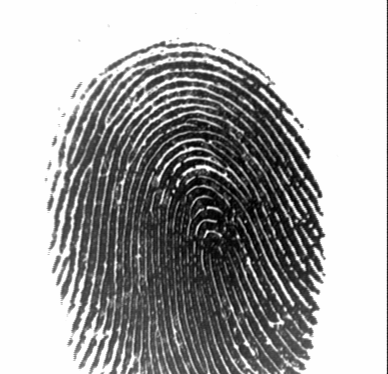
#> input picture 1.png, 388 x 374 px; the run also reads 1 picture not shown here
$ python main.py   (older library calls are emulated)
#> lines starting #> are read from the running program, lines starting #| are printed output that depends on the picture; after the words box and inside, x2 and y2 are one past the last pixel; in counts of white or black regions, pixels touching at a corner belong together
### finger.py
# pip install opencv-python
import math

import cv2
# pip install scikit-image
# pip install numpy
import numpy as np

_sigma_conv = (3.0 / 2.0) / ((6 * math.log(10)) ** 0.5)
mcc_sigma_s = 7.0
mcc_tau_psi = 400.0
mcc_mu_psi = 1e-2


def Gs(t_sqr):
    """Gaussian function with zero mean and mcc_sigma_s standard deviation, see eq. (7) in MCC paper"""
    return np.exp(-0.5 * t_sqr / (mcc_sigma_s ** 2)) / (math.tau ** 0.5 * mcc_sigma_s)


def Psi(v):
    """Sigmoid function that limits the contribution of dense minutiae clusters, see eq. (4)-(5) in MCC paper"""
    return 1. / (1. + np.exp(-mcc_tau_psi * (v - mcc_mu_psi)))


def _gabor_sigma(ridge_period):
    return _sigma_conv * ridge_period


def gabor_kernel(period, orientation):
    f = cv2.getGaborKernel(_gabor_size(period), _gabor_sigma(period), np.pi / 2 - orientation, period, gamma=1, psi=0)
    f /= f.sum()
    f -= f.mean()
    return f


def _gabor_size(ridge_period):
    p = int(round(ridge_period * 2 + 1))
    if p % 2 == 0:
        p += 1
    return (p, p)


def compute_crossing_number(values):
    return np.count_nonzero(values < np.roll(values, -1))


def compute_next_ridge_following_directions(previous_direction, values):
    next_positions = np.argwhere(values != 0).ravel().tolist()
    if len(next_positions) > 0 and previous_direction != 8:
        # There is a previous direction: return all the next directions, sorted according to the distance from it,
        # except the direction, if any, that corresponds to the previous position
        next_positions.sort(key=lambda d: 4 - abs(abs(d - previous_direction) - 4))
        if next_positions[-1] == (
                previous_direction + 4) % 8:  # the direction of the previous position is the opposite one
            next_positions = next_positions[:-1]  # removes it
    return next_positions


def follow_ridge_and_compute_angle(x, y, nd_lut, cn_values, cn, xy_steps, d=8):
    px, py = x, y
    length = 0.0
    while length < 20:  # max length followed
        next_directions = nd_lut[cn_values[py, px]][d]
        if len(next_directions) == 0:
            break
        # Need to check ALL possible next directions
        if (any(cn[py + xy_steps[nd][1], px + xy_steps[nd][0]] != 2 for nd in next_directions)):
            break  # another minutia found: we stop here
        # Only the first direction has to be followed
        d = next_directions[0]
        ox, oy, l = xy_steps[d]
        px += ox;
        py += oy;
        length += l
    # check if the minimum length for a valid direction has been reached
    return math.atan2(-py + y, px - x) if length >= 10 else None


def imageProcess(img):
#> called with img = './1.png'
    fingerprint = cv2.imread(img, cv2.IMREAD_GRAYSCALE)
#> fingerprint is the input picture: shape (374, 388); min 1, max 254, mean 169.5
    # print(fingerprint)
    # cv2.imshow(f'Fingerprint with size (w,h): {fingerprint.shape[::-1]}',fingerprint)
    gx, gy = cv2.Sobel(fingerprint, cv2.CV_32F, 1, 0), cv2.Sobel(fingerprint, cv2.CV_32F, 0, 1)
    gx2, gy2 = gx ** 2, gy ** 2
    gm = np.sqrt(gx2 + gy2)
    sum_gm = cv2.boxFilter(gm, -1, (25, 25), normalize=False)
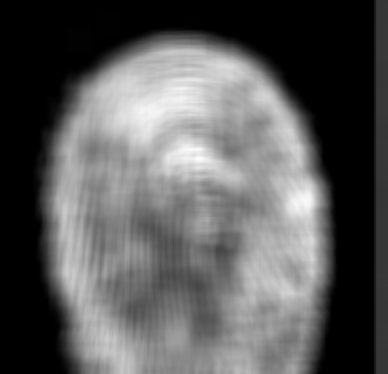
#> sum_gm: shape (374, 388) float32; min 0, max 233211.8, mean 82539.9; drawn with min black and max white
    thr = sum_gm.max() * 0.2
#> thr = 46642.4
    mask = cv2.threshold(sum_gm, thr, 255, cv2.THRESH_BINARY)[1].astype(np.uint8)
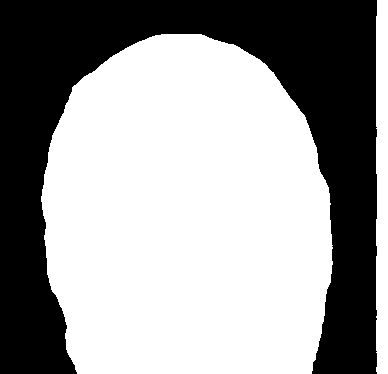
#> mask: shape (374, 388); 60.9% white; 1 black region, box (x1, y1, x2, y2) and area: (0, 0, 377, 374) 56722
    W = (23, 23)  # 我们定义一个23x23的窗口
    gxx = cv2.boxFilter(gx2, -1, W, normalize=False)  # 在给定的滑动窗口大小下，对每个窗口内的像素值进行快速相加求和
    gyy = cv2.boxFilter(gy2, -1, W, normalize=False)
    gxy = cv2.boxFilter(gx * gy, -1, W, normalize=False)  # gx * gy
    gxx_gyy = gxx - gyy
    gxy2 = 2 * gxy
    orientations = (cv2.phase(gxx_gyy, -gxy2) + np.pi) / 2  # '-' to adjust for y axis direction phase函数计算方向场
    sum_gxx_gyy = gxx + gyy
    strengths = np.divide(cv2.sqrt((gxx_gyy ** 2 + gxy2 ** 2)), sum_gxx_gyy, out=np.zeros_like(gxx),
                          where=sum_gxx_gyy != 0)  # 计算置信度，也就是计算在W 中有多少梯度有同样的方向，自然数量越多，计算的结果越可靠
    region = fingerprint[10:90, 80:130]
    smoothed = cv2.blur(region, (5, 5), -1)
    xs = np.sum(smoothed, 1)  # the x-signature of the region
#> xs = 80 values, max 12700 at index 0, min 8279 at index 76, mean 11665.8
    # Find the indices of the x-signature local maxima
    local_maxima = np.nonzero(np.r_[False, xs[1:] > xs[:-1]] & np.r_[xs[:-1] >= xs[1:], False])[0]
#> local_maxima = [20, 34, 61, 78]
    distances = local_maxima[1:] - local_maxima[:-1]
#> distances = [14, 27, 17]
    ridge_period = np.average(distances)
#> ridge_period = 19.33
    # print(ridge_period)
    or_count = 8
    gabor_bank = [gabor_kernel(ridge_period, o) for o in np.arange(0, np.pi, np.pi / or_count)]
#> in _gabor_size, `p = int(round(ridge_period * 2 + 1))`: p = 40
#> in _gabor_size, `p += 1`: p = 41
#> in gabor_kernel (call 8), `f = cv2.getGaborKernel(_gabor_size(period), _gabor_sigma(period), np.p..`:
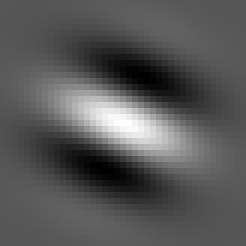
#> f: shape (41, 41) float64 (shown 6 times larger); min -0.513, max 1, mean 0.00839; drawn with min black and max white
#> gabor_bank = 8 items
    nf = 255 - fingerprint
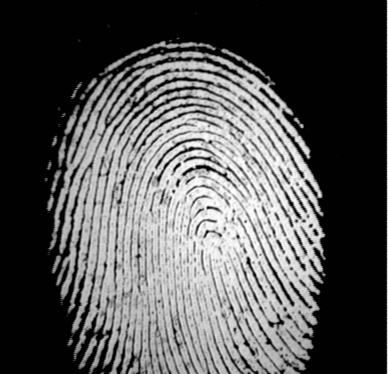
#> nf: shape (374, 388); min 1, max 254, mean 85.5
    all_filtered = np.array([cv2.filter2D(nf, cv2.CV_32F, f) for f in gabor_bank])
    # print(type(gabor_bank[0]))
    y_coords, x_coords = np.indices(fingerprint.shape)
    # For each pixel, find the index of the closest orientation in the gabor bank
    orientation_idx = np.round(((orientations % np.pi) / np.pi) * or_count).astype(np.int32) % or_count
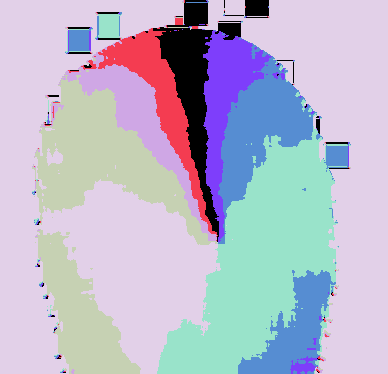
#> orientation_idx: shape (374, 388) int32; 8 distinct labels, from 0 to 7; one colour per label, 0 black
    # Take the corresponding convolution result for each pixel, to assemble the final result
    filtered = all_filtered[orientation_idx, y_coords, x_coords]
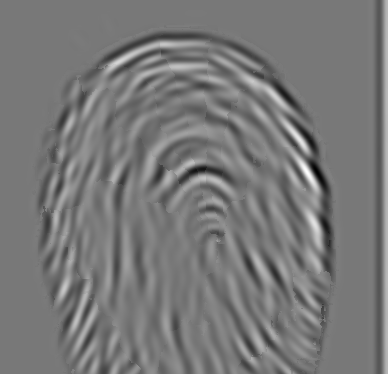
#> filtered: shape (374, 388) float32; min -719.3, max 799.9, mean 0; drawn with min black and max white
    # Convert to gray scale and apply the mask
    enhanced = mask & np.clip(filtered, 0, 255).astype(np.uint8)
    # Binarization
    _, ridge_lines = cv2.threshold(enhanced, 32, 255, cv2.THRESH_BINARY)  # enhanced 是增强之后的图像
#> ridge_lines: shape (374, 388); 24.7% white; 55 white regions (10 under 20 px), largest, box (x1, y1, x2, y2) and area: (115, 62, 328, 283) 5640, (138, 116, 261, 303) 3887, (46, 41, 213, 253) 3165
    skeleton = cv2.ximgproc.thinning(ridge_lines, thinningType=cv2.ximgproc.THINNING_GUOHALL)
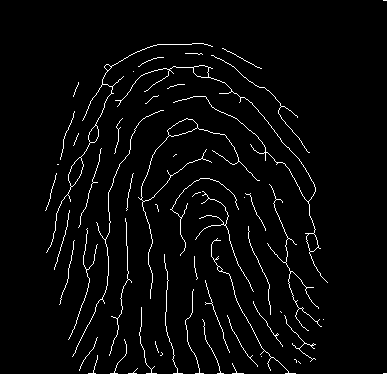
#> skeleton: shape (374, 388); 3.3% white in thin lines or dots, all inside (x1, y1, x2, y2) = (45, 0, 388, 374)
    # Create a filter that converts any 8-neighborhood into the corresponding byte value [0,255]
    cn_filter = np.array([[1, 2, 4],
                          [128, 0, 8],
                          [64, 32, 16]
                          ])
    # Create a lookup table that maps each byte value to the corresponding crossing number
    all_8_neighborhoods = [np.array([int(d) for d in f'{x:08b}'])[::-1] for x in range(256)]
    cn_lut = np.array([compute_crossing_number(x) for x in all_8_neighborhoods]).astype(np.uint8)
    # Skeleton: from 0/255 to 0/1 values
    skeleton01 = np.where(skeleton != 0, 1, 0).astype(np.uint8)
    # 应用设计好的filter，将8领域转换为0-255的byte
    cn_values = cv2.filter2D(skeleton01, -1, cn_filter, borderType=cv2.BORDER_CONSTANT)
    # 使用查找表，获取crossing numbers的值
    cn = cv2.LUT(cn_values, cn_lut)
    # Keep only crossing numbers on the skeleton
    cn[skeleton == 0] = 0
    # crossing number == 1 --> Termination, crossing number == 3 --> Bifurcation
    minutiae = [(x, y, cn[y, x] == 1) for y, x in zip(*np.where(np.isin(cn, [1, 3])))]
#> minutiae = 252 items, first 6: (383, 0, True), (212, 46, True), (222, 48, True), (185, 53, True), (202, 54, True), (211, 55, True)
    # A 1-pixel background border is added to the mask before computing the distance transform
    mask_distance = cv2.distanceTransform(cv2.copyMakeBorder(mask, 1, 1, 1, 1, cv2.BORDER_CONSTANT), cv2.DIST_C, 3)[
                    1:-1, 1:-1]
    filtered_minutiae = list(filter(lambda m: mask_distance[m[1], m[0]] > 10, minutiae))
#> filtered_minutiae = 185 items, first 6: (185, 53, True), (202, 54, True), (211, 55, True), (163, 57, True), (138, 66, True), (193, 67, False)
    # print(filtered_minutiae)

    r2 = 2 ** 0.5  # sqrt(2)

    # The eight possible (x, y) offsets with each corresponding Euclidean distance
    xy_steps = [(-1, -1, r2), (0, -1, 1), (1, -1, r2), (1, 0, 1), (1, 1, r2), (0, 1, 1), (-1, 1, r2), (-1, 0, 1)]

    # LUT: for each 8-neighborhood and each previous direction [0,8],
    #      where 8 means "none", provides the list of possible directions
    nd_lut = [[compute_next_ridge_following_directions(pd, x) for pd in range(9)] for x in all_8_neighborhoods]

    valid_minutiae = []
    for x, y, term in filtered_minutiae:
        d = None
        if term:  # termination: simply follow and compute the direction
            d = follow_ridge_and_compute_angle(x, y, d=8, nd_lut=nd_lut, cn_values=cn_values, cn=cn, xy_steps=xy_steps)
        else:  # bifurcation: follow each of the three branches
            dirs = nd_lut[cn_values[y, x]][8]  # 8 means: no previous direction
            if len(dirs) == 3:  # only if there are exactly three branches
                angles = [follow_ridge_and_compute_angle(x + xy_steps[d][0], y + xy_steps[d][1], d=d, nd_lut=nd_lut,
                                                         cn_values=cn_values, cn=cn, xy_steps=xy_steps) for d in dirs]
                if all(a is not None for a in angles):
                    a1, a2 = min(((angles[i], angles[(i + 1) % 3]) for i in range(3)),
                                 key=lambda t: abs(t[0] - t[1]))
                    d = (a1 + a2) / 2
        if d is not None:
            valid_minutiae.append((x, y, term, d))
#> this loop made 185 passes
#> (x, y, term, dirs, angles, a1) on passes 6, 34, 36, 39, 40, 49, 53: (193, 67, False, [2, 5, 7], [0, -0.571, 3.14], 0), (95, 125, False, [1, 3, 6], [1.08, -1.75, -1.89], -1.75), (197, 127, False, [1, 4, 6], [2.76, -0.271, -2.77], -0.271), (169, 135, False, [0, 3, 6], [0.869, 0.219, -2.28], 0.869), (90, 142, False, [0, 3, 6], [1.25, 1.19, -2.12], 1.25), (80, 157, False, [2, 4, 7], [1.02, -1.68, -2.13], -1.68), (238, 161, False, [1, 3, 6], [1.99, -0.82, 2.78], 2.78)
#> (x, y, term, d) on passes 1, 2, 3, 4, 5, 12: (185, 53, True, 0), (202, 54, True, 3.08), (211, 55, True, -0.44), (163, 57, True, -2.87), (138, 66, True, 0.44), (123, 76, True, -2.41)
#> after the loop, valid_minutiae = 77 items, first 6: (185, 53, True, 0), (202, 54, True, 3.08), (211, 55, True, -0.44), (163, 57, True, -2.87), (138, 66, True, 0.44), (193, 67, False, -0.286)

    # print(valid_minutiae)
    # Compute the cell coordinates of a generic local structure
    # 计算
    mcc_radius = 70
    mcc_size = 16

    g = 2 * mcc_radius / mcc_size
    x = np.arange(mcc_size) * g - (mcc_size / 2) * g + g / 2
    y = x[..., np.newaxis]
    iy, ix = np.nonzero(x ** 2 + y ** 2 <= mcc_radius ** 2)
    ref_cell_coords = np.column_stack((x[ix], x[iy]))
    # n: number of minutiae
    # c: number of cells in a local structure

    xyd = np.array(
        [(x, y, d) for x, y, _, d in valid_minutiae])  # matrix with all minutiae coordinates and directions (n x 3)
#> xyd = 77 rows, first 8: [185, 53, 0], [202, 54, 3.08], [211, 55, -0.44], [163, 57, -2.87], [138, 66, 0.44], [193, 67, -0.286], [123, 76, -2.41], [184, 84, -2.9]

    # rot: n x 2 x 2 (rotation matrix for each minutia)
    d_cos, d_sin = np.cos(xyd[:, 2]).reshape((-1, 1, 1)), np.sin(xyd[:, 2]).reshape((-1, 1, 1))
#> d_cos = 77 values, max 1 at index 0, min -0.998 at index 1, mean 0.0602; d_sin = 77 values, max 0.995 at index 60, min -0.999 at index 39, mean -0.0813
    rot = np.block([[d_cos, d_sin], [-d_sin, d_cos]])

    # rot@ref_cell_coords.T : n x 2 x c
    # xy : n x 2
    xy = xyd[:, :2]
#> xy = 77 pairs, first value 60 to 308, second value 53 to 363
    # cell_coords: n x c x 2 (cell coordinates for each local structure)
    cell_coords = np.transpose(rot @ ref_cell_coords.T + xy[:, :, np.newaxis], [0, 2, 1])

    # cell_coords[:,:,np.newaxis,:]      :  n x c  x 1 x 2
    # xy                                 : (1 x 1) x n x 2
    # cell_coords[:,:,np.newaxis,:] - xy :  n x c  x n x 2
    # dists: n x c x n (for each cell of each local structure, the distance from all minutiae)
    dists = np.sum((cell_coords[:, :, np.newaxis, :] - xy) ** 2, -1)

    # cs : n x c x n (the spatial contribution of each minutia to each cell of each local structure)
    cs = Gs(dists)
    diag_indices = np.arange(cs.shape[0])
#> diag_indices = 77 values from 0 to 76
    cs[diag_indices, :, diag_indices] = 0  # remove the contribution of each minutia to its own cells

    # local_structures : n x c (cell values for each local structure)
    local_structures = Psi(np.sum(cs, -1))
    print(f"""Fingerprint image: {fingerprint.shape[1]}x{fingerprint.shape[0]} pixels
    Minutiae: {len(valid_minutiae)}
    Local structures: {local_structures.shape}""")
#| Fingerprint image: 388x374 pixels
#|     Minutiae: 77
#|     Local structures: (77, 208)
    f1, m1, ls1 = fingerprint, valid_minutiae, local_structures
#> m1 has the same summary as valid_minutiae
    return f1, m1, ls1


def getScore(f1, m1, ls1, f2, m2, ls2, confidence=0.7):
    dists = np.sqrt(np.sum((ls1[:, np.newaxis, :] - ls2) ** 2, -1))
    dists /= (np.sqrt(np.sum(ls1 ** 2, 1))[:, np.newaxis] + np.sqrt(
        np.sum(ls2 ** 2, 1)))  # Normalize as in eq. (17) of MCC paper
    # Select the num_p pairs with the smallest distances (LSS technique)
    num_p = 5  # For simplicity: a fixed number of pairs
    pairs = np.unravel_index(np.argpartition(dists, num_p, None)[:num_p], dists.shape)
    score = 1 - np.mean(dists[pairs[0], pairs[1]])  # See eq. (23) in MCC paper
    print(f'Comparison score: {score:.2f}')  # 结果0.78
    if score > confidence:
        print('匹配')
        return score, 1
    else:
        print('不匹配')
        return score, 0


def Comparison(img1, img2, confidence=0.7):
    f1, m1, ls1 = imageProcess(img1)
#> m1 has the same summary as valid_minutiae in imageProcess
    f2, m2, ls2 = imageProcess(img2)
#> the loop in imageProcess (call 2), `for x, y, term in filtered_minutiae:` made 60 passes
#> (x, y, term, dirs, angles, a1) on passes 1, 2, 3, 4, 7, 14, 15: (196, 45, False, [1, 4, 7], [2.65, -0.371, 3.04], 3.04), (80, 78, False, [1, 3, 6], [0.391, -0.157, -2.77], 0.391), (223, 82, False, [1, 3, 6], [2.58, -0.44, 2.98], 2.98), (127, 100, False, [0, 3, 6], [3.14, -0.05, -2.77], -0.05), (112, 138, False, [2, 5, 7], [0.207, -2.54, -2.92], -2.54), (186, 184, False, [1, 3, 7], [2.8, -0.322, -3.09], -0.322), (70, 187, False, [0, 2, 5], [-2.51, 0.602, -2.13], -2.13)
#> (x, y, term, d) on passes 5, 6, 8, 9, 10, 11: (250, 125, True, 2.77), (264, 127, True, 2.54), (187, 138, True, -0.322), (80, 158, True, 0.487), (160, 169, True, -0.0997), (130, 173, True, -2.77)
#| Fingerprint image: 388x374 pixels
#|     Minutiae: 39
#|     Local structures: (39, 208)
    return getScore(f1, m1, ls1, f2, m2, ls2, confidence)
#| Comparison score: 0.63

### main.py
# author: Yuning Ding
# date:2022.04.29
# version:0.3.3
# 使用封装的模块解决部分兼容性问题

import logging
import os
import time
from shutil import copyfile

import finger

logging.basicConfig(filename='logger.log', level=logging.INFO)

#将要比对的路径
cmp = './1.png'


# print(cmp.split('/')[-1])

# cmp:待匹配图片路径 confidence:置信度,返回0为不匹配，1为匹配
def check(cmp, confidence=0.7):
    g = os.walk(r"./dic")
    max_x = 0
    name = ''
    for path, dir_list, file_list in g:
        for file_name in file_list:
            x, y = finger.Comparison(cmp, os.path.join(path, file_name), confidence=confidence)
            if x > max_x:
                max_x = x
                name = file_name[:-4]

    if max_x < confidence:
        logging.info('非法用户访问,' + '时间：' + time.strftime("%Y-%m-%d %H:%M:%S", time.localtime()))
        # st = 'cp ' + cmp + ' ./invalid/'+cmp[2:]
        st = './invalid/' + cmp.split('/')[-1]
        # os.system(st)
        copyfile(cmp, st)
        return 1
    else:
        logging.info('用户:' + name + ' 置信度：' + str(max_x) + '时间：' + time.strftime("%Y-%m-%d %H:%M:%S", time.localtime()))
        return 0


check(cmp)
# [8 lines of commented-out code are left out]
